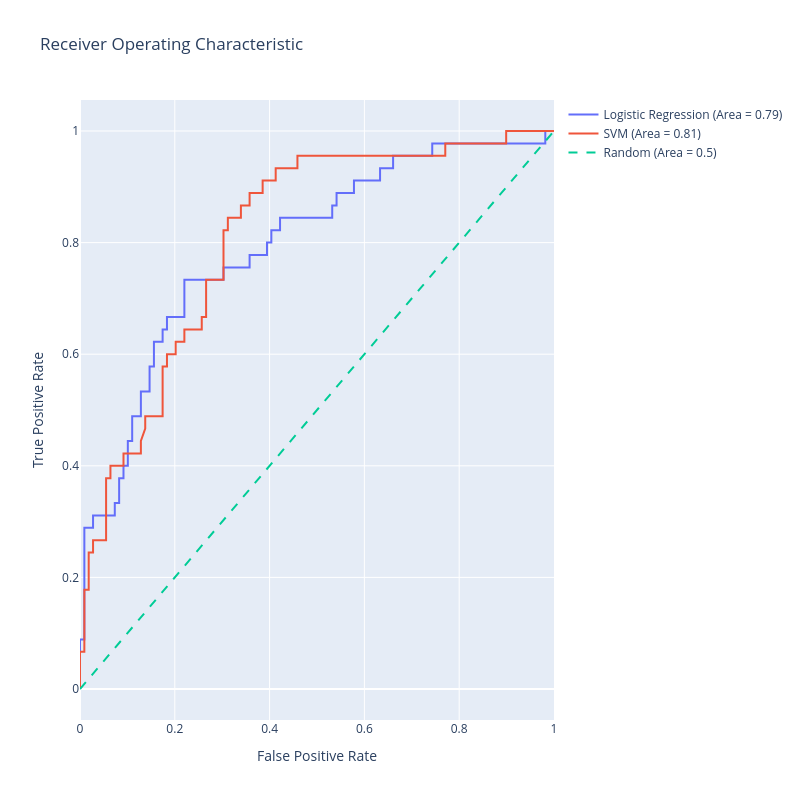

Here is the notebook cell this chart was saved with:
### Code cell
scaler = StandardScaler()
X_train_scaled = scaler.fit_transform(X_train)
X_test_scaled = scaler.transform(X_test)

lr_model = LogisticRegression(max_iter=1000)
lr_model.fit(X_train, y_train)
lr_scores = lr_model.predict_proba(X_test)[:,1]

svm_model = SVC(probability=True)
svm_model.fit(X_train_scaled, y_train)
svm_scores = svm_model.predict_proba(X_test_scaled)[:,1]

lr_fpr, lr_tpr, lr_thresholds = roc_curve(y_test, lr_scores)
lr_auc = roc_auc_score(y_test, lr_scores)

svm_fpr, svm_tpr, svm_thresholds = roc_curve(y_test, svm_scores)
svm_auc = roc_auc_score(y_test, svm_scores)

trace0 = go.Scatter(
    x=lr_fpr,
    y=lr_tpr,
    mode='lines',
    name=f'Logistic Regression (Area = {lr_auc:.2f})'
)

trace1 = go.Scatter(
    x=svm_fpr,
    y=svm_tpr,
    mode='lines',
    name=f'SVM (Area = {svm_auc:.2f})'
)

trace2 = go.Scatter(
    x=[0, 1],
    y=[0, 1],
    mode='lines',
    name='Random (Area = 0.5)',
    line=dict(dash='dash')
)

data = [trace0, trace1, trace2]

layout = go.Layout(
    title='Receiver Operating Characteristic',
    xaxis=dict(title='False Positive Rate'),
    yaxis=dict(title='True Positive Rate'),
    autosize=False,
    width=800,
    height=800,
    showlegend=True
)

fig = go.Figure(data=data, layout=layout)

fig.show()

### Figure 1 — Plotly figure (JSON) as saved in the notebook; plotly's stock layout.template omitted (floating-point values rounded to 4 significant figures)
{"data": [{"mode": "lines", "name": "Logistic Regression (Area = 0.79)", "type": "scatter", "x": [0.0, 0.0, 0.0, 0.009174, 0.009174, 0.02752, 0.02752, 0.07339, 0.07339, 0.08257, 0.08257, 0.09174, 0.09174, 0.1009, 0.1009, 0.1101, 0.1101, 0.1284, 0.1284, 0.1468, 0.1468, 0.156, 0.156, 0.1743, 0.1743, 0.1835, 0.1835, 0.2202, 0.2202, 0.3028, 0.3028, 0.3578, 0.3578, 0.3945, 0.3945, 0.4037, 0.4037, 0.422, 0.422, 0.5321, 0.5321, 0.5413, 0.5413, 0.578, 0.578, 0.633, 0.633, 0.6606, 0.6606, 0.7431, 0.7431, 0.9817, 0.9817, 1.0], "y": [0.0, 0.02222, 0.08889, 0.08889, 0.2889, 0.2889, 0.3111, 0.3111, 0.3333, 0.3333, 0.3778, 0.3778, 0.4, 0.4, 0.4444, 0.4444, 0.4889, 0.4889, 0.5333, 0.5333, 0.5778, 0.5778, 0.6222, 0.6222, 0.6444, 0.6444, 0.6667, 0.6667, 0.7333, 0.7333, 0.7556, 0.7556, 0.7778, 0.7778, 0.8, 0.8, 0.8222, 0.8222, 0.8444, 0.8444, 0.8667, 0.8667, 0.8889, 0.8889, 0.9111, 0.9111, 0.9333, 0.9333, 0.9556, 0.9556, 0.9778, 0.9778, 1.0, 1.0]}, {"mode": "lines", "name": "SVM (Area = 0.81)", "type": "scatter", "x": [0.0, 0.0, 0.0, 0.009174, 0.009174, 0.01835, 0.01835, 0.02752, 0.02752, 0.05505, 0.05505, 0.06422, 0.06422, 0.09174, 0.09174, 0.1284, 0.1284, 0.1376, 0.1376, 0.1743, 0.1743, 0.1835, 0.1835, 0.2018, 0.2018, 0.2202, 0.2202, 0.2569, 0.2569, 0.2661, 0.2661, 0.3028, 0.3028, 0.3119, 0.3119, 0.3394, 0.3394, 0.3578, 0.3578, 0.3853, 0.3853, 0.4128, 0.4128, 0.4587, 0.4587, 0.7706, 0.7706, 0.8991, 0.8991, 1.0], "y": [0.0, 0.02222, 0.06667, 0.06667, 0.1778, 0.1778, 0.2444, 0.2444, 0.2667, 0.2667, 0.3778, 0.3778, 0.4, 0.4, 0.4222, 0.4222, 0.4444, 0.4667, 0.4889, 0.4889, 0.5778, 0.5778, 0.6, 0.6, 0.6222, 0.6222, 0.6444, 0.6444, 0.6667, 0.6667, 0.7333, 0.7333, 0.8222, 0.8222, 0.8444, 0.8444, 0.8667, 0.8667, 0.8889, 0.8889, 0.9111, 0.9111, 0.9333, 0.9333, 0.9556, 0.9556, 0.9778, 0.9778, 1.0, 1.0]}, {"line": {"dash": "dash"}, "mode": "lines", "name": "Random (Area = 0.5)", "type": "scatter", "x": [0, 1], "y": [0, 1]}], "layout": {"autosize": false, "height": 800, "showlegend": true, "title": {"text": "Receiver Operating Characteristic"}, "width": 800, "xaxis": {"title": {"text": "False Positive Rate"}}, "yaxis": {"title": {"text": "True Positive Rate"}}}}
